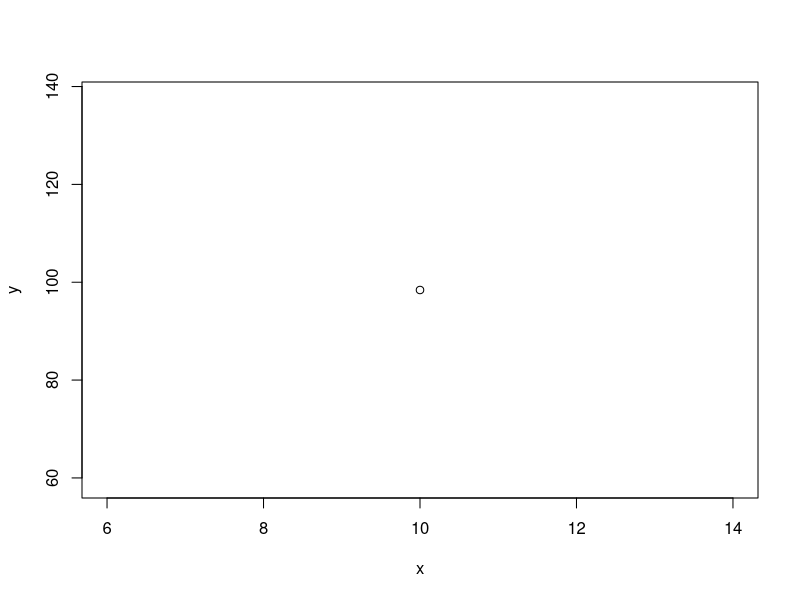

Recreate this plot in R.
# Title     : TODO
# Objective : TODO
# Created by: diptisengupta
# Created on: 12.02.21

# 3
f<- function(x) sqrt(exp(x)) - (5*x)


xval <- seq(-10, 10, by= 1)
for(x in xval){
  print(x)
  print(f(x))
}

y <- f(x)
plot(x,y)

# h

f <- function(x) sqrt(exp(x)) - (5*x)

# L < 2*del
dichotomous_search = function(f, l, r, del ){

  L = r-l
  if(L < 2*del){
    return((l+r)/2)
  }

  x_l = l + (L-del)/2
  x_r = l +  (L+del)/2
  f.xl = f(x_l)
  f.xr = f(x_r)
  if (f.xl > f.xr) {
    return (dichotomous_search(f,x_l,r,del))
  }
  else if(f.xl < f.xr){
    r =x_r
    return (dichotomous_search(f,l,x_r,del))
  }else {
    # nothing
  }
}

my_val =dichotomous_search(f, 4, 6, 0.001)


golden_section = function(f,r,l,ep){
  gr = 0.618
  L = gr*(r-l)
  if(L < ep){
    return((l+r)/2)
  }
  x_l = l + gr*L
  x_r = l +  (1-gr)*L
  f.xl = f(x_l)
  f.xr = f(x_r)
  if (f.xl > f.xr) {
    return (golden_section(f,x_l,r,ep))
  }
  else if(f.xl < f.xr){
    r =x_r
    return (golden_section(f,l,x_r,ep))
  }else {
    # nothing
  }
}

my_val = golden_section(f,6, 4, 10**-5)
print(my_val)